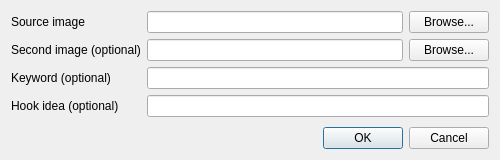
<?xml version="1.0" encoding="UTF-8"?>
<ui version="4.0">
 <class>DialogNewProject</class>
 <widget class="QDialog" name="DialogNewProject">
  <property name="geometry">
   <rect>
    <x>0</x>
    <y>0</y>
    <width>500</width>
    <height>160</height>
   </rect>
  </property>
  <property name="windowTitle">
   <string>New project</string>
  </property>
  <layout class="QVBoxLayout" name="verticalLayout">
   <item>
    <layout class="QFormLayout" name="formLayout">
     <item row="0" column="0">
      <widget class="QLabel" name="labelImage">
       <property name="text">
        <string>Source image</string>
       </property>
      </widget>
     </item>
     <item row="0" column="1">
      <layout class="QHBoxLayout" name="horizontalLayoutImage">
       <item>
        <widget class="QLineEdit" name="editImage"/>
       </item>
       <item>
        <widget class="QPushButton" name="buttonBrowse">
         <property name="text">
          <string>Browse...</string>
         </property>
        </widget>
       </item>
      </layout>
     </item>
     <item row="1" column="0">
      <widget class="QLabel" name="labelImage2">
       <property name="text">
        <string>Second image (optional)</string>
       </property>
      </widget>
     </item>
     <item row="1" column="1">
      <layout class="QHBoxLayout" name="horizontalLayoutImage2">
       <item>
        <widget class="QLineEdit" name="editImage2">
         <property name="toolTip">
          <string>A different angle/reference of the same product — never regenerated, always kept as extra reference material during generation</string>
         </property>
        </widget>
       </item>
       <item>
        <widget class="QPushButton" name="buttonBrowse2">
         <property name="text">
          <string>Browse...</string>
         </property>
        </widget>
       </item>
      </layout>
     </item>
     <item row="2" column="0">
      <widget class="QLabel" name="labelKeyword">
       <property name="text">
        <string>Keyword (optional)</string>
       </property>
      </widget>
     </item>
     <item row="2" column="1">
      <widget class="QLineEdit" name="editKeyword"/>
     </item>
     <item row="3" column="0">
      <widget class="QLabel" name="labelHook">
       <property name="text">
        <string>Hook idea (optional)</string>
       </property>
      </widget>
     </item>
     <item row="3" column="1">
      <widget class="QLineEdit" name="editHook"/>
     </item>
    </layout>
   </item>
   <item>
    <widget class="QDialogButtonBox" name="buttonBox">
     <property name="orientation">
      <enum>Qt::Orientation::Horizontal</enum>
     </property>
     <property name="standardButtons">
      <set>QDialogButtonBox::StandardButton::Cancel|QDialogButtonBox::StandardButton::Ok</set>
     </property>
    </widget>
   </item>
  </layout>
 </widget>
 <resources/>
 <connections>
  <connection>
   <sender>buttonBox</sender>
   <signal>accepted()</signal>
   <receiver>DialogNewProject</receiver>
   <slot>accept()</slot>
  </connection>
  <connection>
   <sender>buttonBox</sender>
   <signal>rejected()</signal>
   <receiver>DialogNewProject</receiver>
   <slot>reject()</slot>
  </connection>
 </connections>
</ui>
